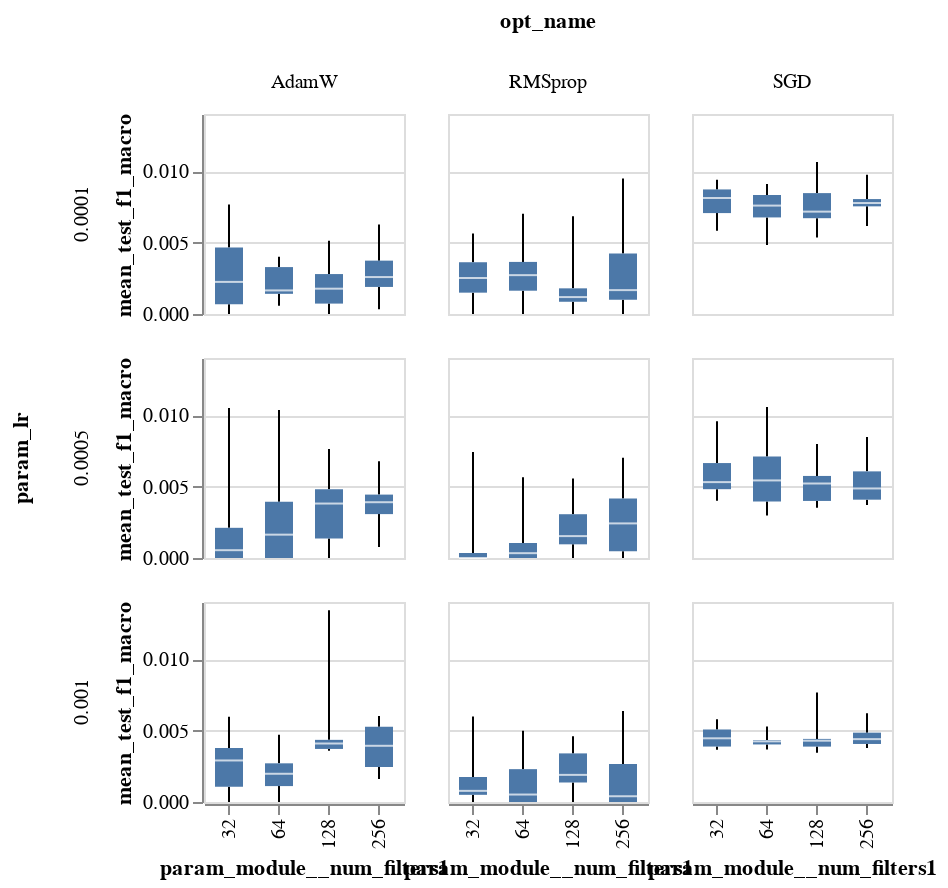

Source (notebook cell):
### Code cell
alt.Chart(sm_res_df).mark_boxplot(extent='min-max').encode(
    x=alt.X('param_module__num_filters1:O'),#title="kernel size 1"),
    y='mean_test_f1_macro:Q',
    #color=alt.Color('param_lr:N',scale=alt.Scale(scheme='tableau10')),
    column='opt_name:N',
    row='param_lr:N',
).interactive(
).properties(
    height=100,
    width=100
)

### Figure 1 — Vega-Lite specification as saved in the notebook (floating-point values rounded to 4 significant figures; data arrays with more than 128 entries replaced by an {"elided": "..."} marker saying what was removed)
{"config": {"view": {"continuousWidth": 400, "continuousHeight": 300}}, "data": {"name": "data-b549f45f709b5de3844150f4087ccd75"}, "mark": {"type": "boxplot", "extent": "min-max"}, "encoding": {"column": {"type": "nominal", "field": "opt_name"}, "row": {"type": "nominal", "field": "param_lr"}, "x": {"type": "ordinal", "field": "param_module__num_filters1"}, "y": {"type": "quantitative", "field": "mean_test_f1_macro"}}, "height": 100, "selection": {"selector006": {"type": "interval", "bind": "scales", "encodings": ["x", "y"]}}, "width": 100, "$schema": "https://vega.github.io/schema/vega-lite/v4.8.1.json", "datasets": {"data-b549f45f709b5de3844150f4087ccd75": {"elided": "500 records"}}}
